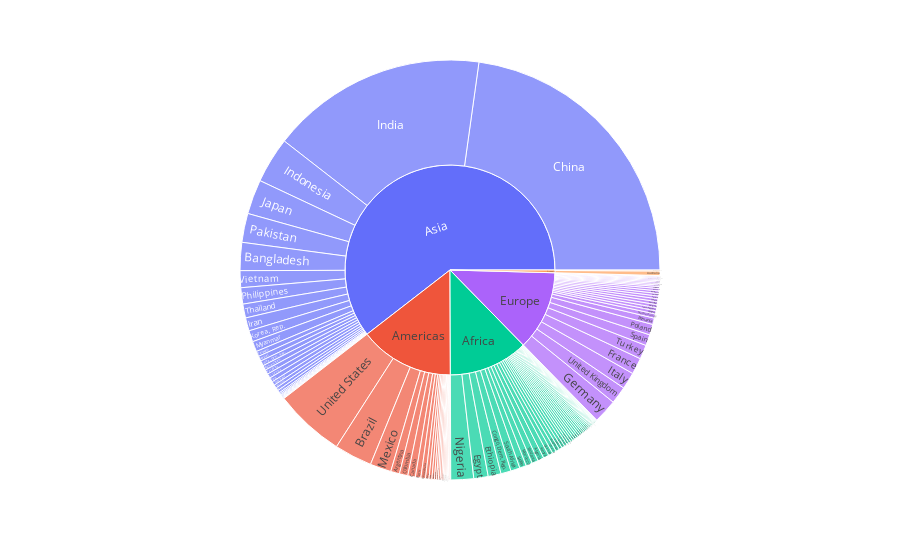

Source (notebook cell):
### Code cell
fig.show()

### Figure 1 — Plotly figure (JSON) as saved in the notebook; plotly's stock layout.template omitted (floating-point values rounded to 4 significant figures; data arrays with more than 128 entries replaced by an {"elided": "..."} marker saying what was removed)
{"data": [{"branchvalues": "total", "domain": {"x": [0, 1], "y": [0, 1]}, "hovertemplate": "labels=%{label}<br>pop=%{value}<br>parent=%{parent}<br>id=%{id}<extra></extra>", "ids": {"elided": "147 str values"}, "labels": {"elided": "147 str values"}, "name": "", "parents": {"elided": "147 str values"}, "type": "sunburst", "values": {"elided": "147 int values"}}], "layout": {"autosize": true, "legend": {"tracegroupgap": 0}, "margin": {"t": 60}}}
